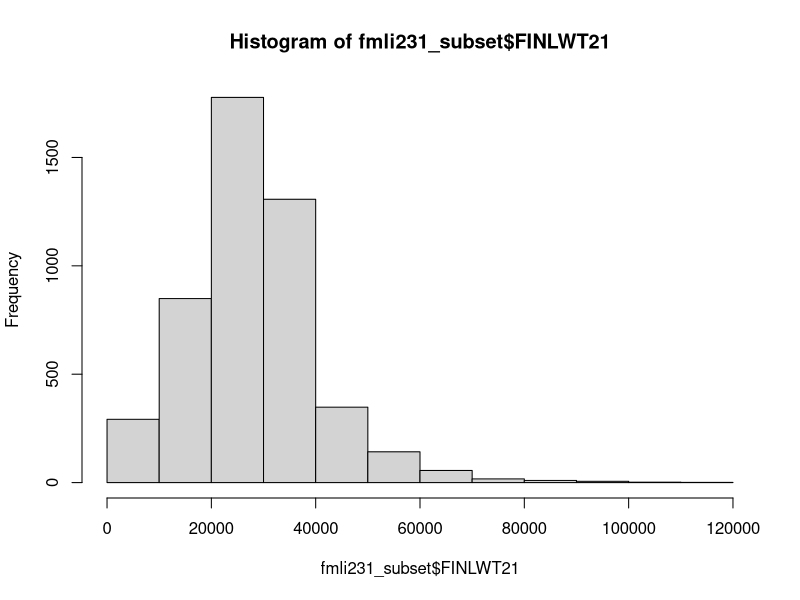
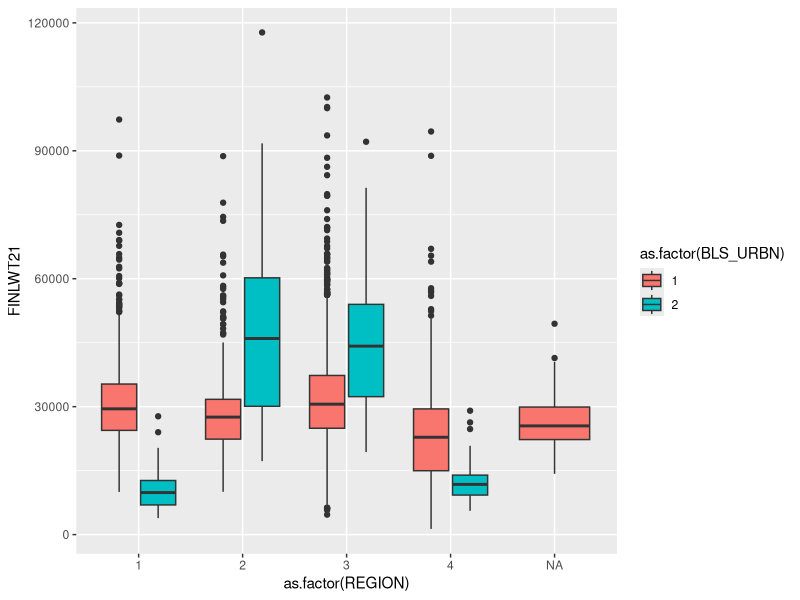
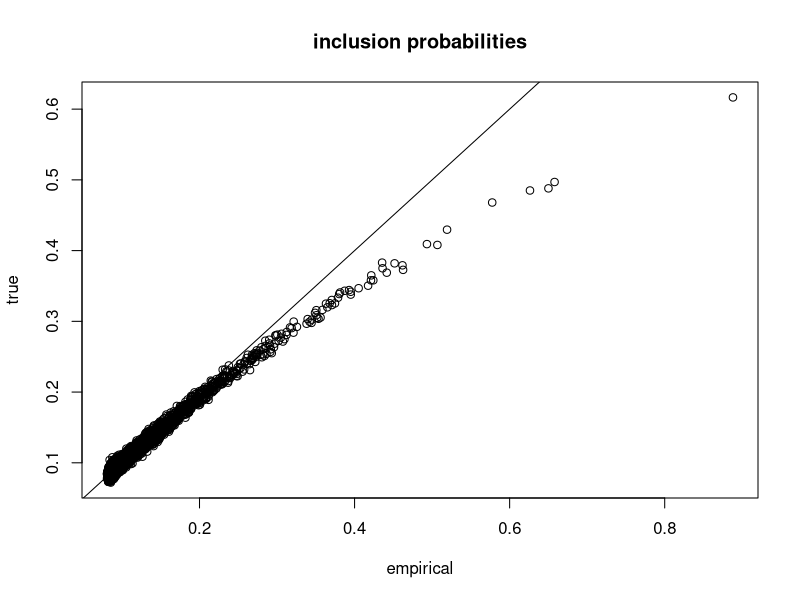

The R script that drew these images, in order:
## ---- chunk 1
library(tidyverse)
## ---- chunk 2
fmli231_subset <- read_csv("data/fmli231_subset.csv")
## ---- chunk 3
hist(fmli231_subset$FINLWT21)

summary(fmli231_subset$FINLWT21)
sum(fmli231_subset$FINLWT21)
sd(fmli231_subset$FINLWT21)
## ---- chunk 4
ggplot(fmli231_subset, aes(as.factor(REGION), FINLWT21, fill=as.factor(BLS_URBN))) +
  geom_boxplot()
## ---- chunk 5
# Set the random number generator
set.seed(999)

# Population size
N <- 10000

# Label each population unit
index <- 1:N

# Generate variable of interest
y <- round(10*rgamma(n = N, shape = 0.2, scale = 4) + 100)

# Generate additional variable that is correlated with y
# Will use x to create the inclusion probabilities
x <- abs(y^1.75 + rnorm(n = N, mean = 0, sd = 60))

# Sample size
n <- 1000

# Inclusion probabilities
pi <- pmin(x/(sum(x))*n, 1)

# Explore the range of the inclusion probabilities
summary(pi)

# In case you want the population in a data frame
population <- data.frame(index, y, x, pi)
## ---- chunk 6
ht_estimator <- c()

# generate samples
for(i in 1:5000){
 ht_estimator[i] <- mean(sample(y, n, replace=F)) 
}

# calculate horvitz-thompson estimator and bias
mean(ht_estimator) - mean(y)
## ---- chunk 7

ht_estimator_b <- c()
all_index <- c()

# generate samples
for(i in 1:5000){
  
  # indexes of sampled units
  index <- sample(1:N, n, replace=F, prob=pi) 
  
  # calculate sample mean
  ht_estimator_b[i] <- sum(y[index]/pi[index])/N
  
  all_index <- c(all_index, index)

}

# calculate horvitz-thompson estimator and bias
mean(ht_estimator_b) - mean(y)

# proportion of times of being sampled
all <- data.frame(all_index)
table <- count(all, all_index)
table <- table %>% 
  mutate(prop = n/5000)

# construct graph
plot(pi, table$prop, xlab="empirical", ylab="true", main="inclusion probabilities") +
  abline(0,1)
